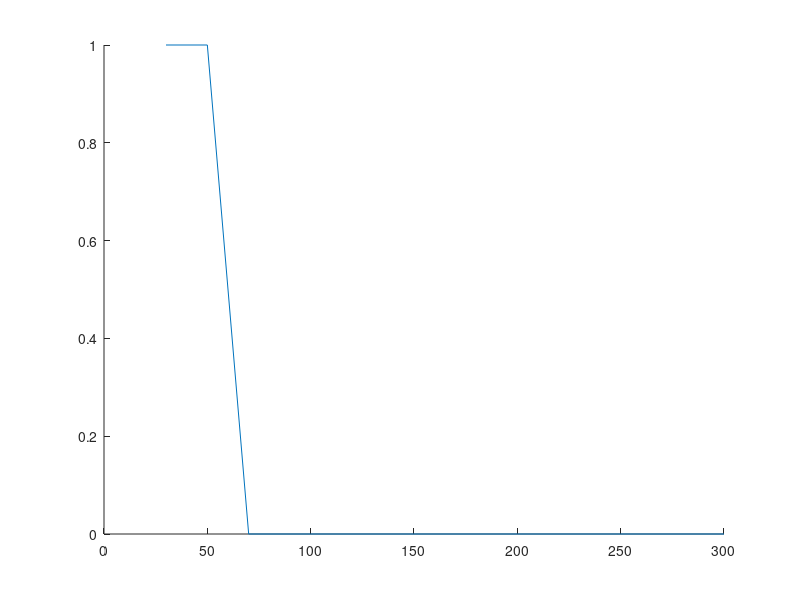

This chart was generated by the following MATLAB code: (Note: this script raises an error after producing the figure.)
freq = [3000,2500,2000,1500,1000,800,700,600,500];
dist = [30,50,70,100,150,200,250,300];
PDR = [1 1 0 0 0 0 0 0;
       1 0.992187 0 0 0 0 0 0;
       0.991071 0 0 0 0 0 0 0;
       0 0 0 0 0 0 0 0];
marks=['+','o','*','x','square'];
    
figure('Name','Packet Delivery Ratio for PWM Encoding (data size=8)');
hold on;
for i=1:4
    p = plot(dist, PDR(i,:),'-','DisplayName',num2str(freq(i)));
    p.Marker = marks(i);
end
hold off;

title('Packet Delivery Ratio VS frequency (PWM Encoding, DataSize=8)');
xlabel('Distance from Light (cm)');
ylabel('Packet Delivery Ratio');
lgd = legend('show');
lgd.FontSize = 12;
title(lgd,'Symbol frequency (Hz)')
ylim([-0.2 1.2])